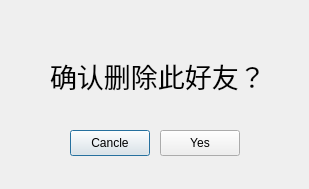
<?xml version="1.0" encoding="UTF-8"?>
<ui version="4.0">
 <class>Dialog</class>
 <widget class="QDialog" name="Dialog">
  <property name="geometry">
   <rect>
    <x>0</x>
    <y>0</y>
    <width>309</width>
    <height>189</height>
   </rect>
  </property>
  <property name="windowTitle">
   <string>Dialog</string>
  </property>
  <widget class="QLabel" name="label">
   <property name="geometry">
    <rect>
     <x>50</x>
     <y>40</y>
     <width>211</width>
     <height>71</height>
    </rect>
   </property>
   <property name="font">
    <font>
     <pointsize>20</pointsize>
    </font>
   </property>
   <property name="text">
    <string>确认删除此好友？</string>
   </property>
  </widget>
  <widget class="QPushButton" name="cancle_btn">
   <property name="geometry">
    <rect>
     <x>70</x>
     <y>130</y>
     <width>80</width>
     <height>26</height>
    </rect>
   </property>
   <property name="text">
    <string>Cancle</string>
   </property>
  </widget>
  <widget class="QPushButton" name="yes_btn">
   <property name="geometry">
    <rect>
     <x>160</x>
     <y>130</y>
     <width>80</width>
     <height>26</height>
    </rect>
   </property>
   <property name="text">
    <string>Yes</string>
   </property>
  </widget>
 </widget>
 <resources/>
 <connections/>
</ui>
